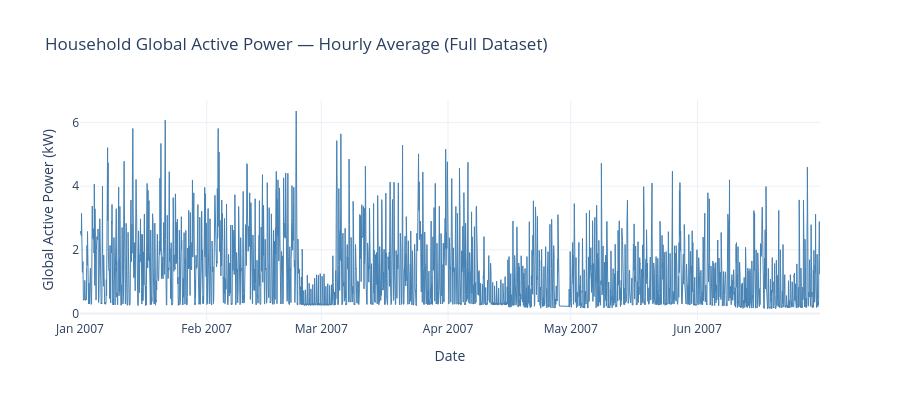

Source (notebook cell):
### Markdown cell above
**Observation:** The distribution of `Global_active_power` is heavily right-skewed. The bulk of readings cluster between 0.2–1.5 kW (low-load periods — overnight and daytime when occupants are out), while a long tail extends toward 10+ kW during heavy-usage moments (cooking, heating). The median (~0.67 kW) sits well below the mean (~1.2 kW), confirming the skew. This heterogeneity means tree-based models like XGBoost should handle the target variable comfortably without a log transform.

### Code cell
# ── 5.3 Time Series Overview — Raw minute data ────────────────────────────────
# Plotting all 260K points is slow; we downsample to hourly for the overview

hourly_overview = df_clean['Global_active_power'].resample('H').mean()

fig = go.Figure()
fig.add_trace(go.Scatter(
    x=hourly_overview.index,
    y=hourly_overview.values,
    mode='lines',
    line=dict(color='steelblue', width=1),
    name='Hourly Avg'
))
fig.update_layout(
    title='Household Global Active Power — Hourly Average (Full Dataset)',
    xaxis_title='Date',
    yaxis_title='Global Active Power (kW)',
    template='plotly_white',
    height=400,
)
fig.show()

### Figure 1 — Plotly figure (JSON) as saved in the notebook; plotly's stock layout.template omitted (floating-point values rounded to 4 significant figures; data arrays with more than 128 entries replaced by an {"elided": "..."} marker saying what was removed)
{"data": [{"line": {"color": "steelblue", "width": 1}, "mode": "lines", "name": "Hourly Avg", "type": "scatter", "x": {"elided": "4344 str values"}, "y": {"elided": "4344 float values"}}], "layout": {"height": 400, "title": {"text": "Household Global Active Power — Hourly Average (Full Dataset)"}, "xaxis": {"title": {"text": "Date"}}, "yaxis": {"title": {"text": "Global Active Power (kW)"}}}}
